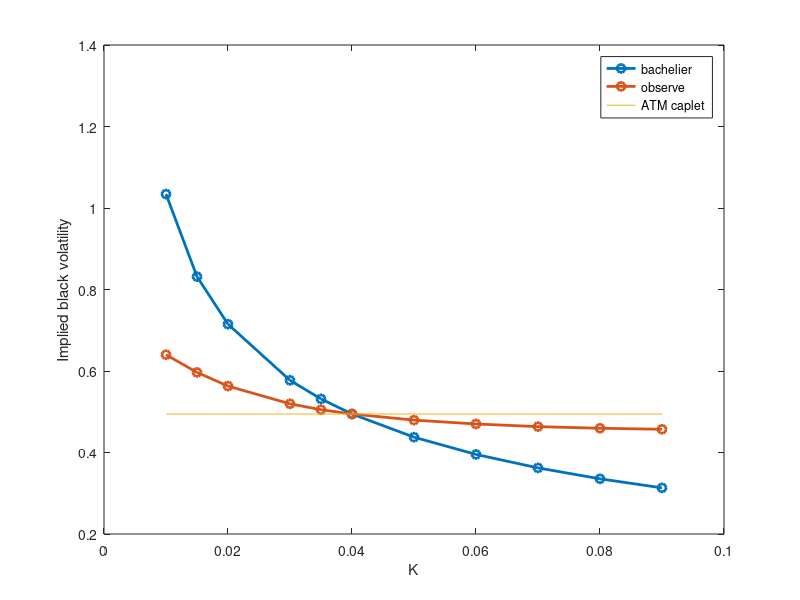

The MATLAB source for this figure: (Note: this script raises an error after producing the figure.)
%=========================================================================%
%============== Interest Rate and Credit Risk Models =====================% 
%============================== Problem Set 2 ============================% 
%======== BRODARD Lionel, MARCHAL Antoine, TISSOT-DAGUETTE Valentin ======%
%======================= OUYANG Tonglin, GIRO Tomas ======================%
%=========================================================================%

close all 
clear
warning('off')

%% Exercise 4

%=============================== Part (a) ================================%

T = 5; sigma_ATM = 0.4945; delta = 1; F_4_5 = 0.04;

P_5 = exp(- 0.03 * T);

% ATM Caplet Price 
d = @(i,K,sigma) (log(F_4_5/K) + (-1)^(1+i) * sigma^2 / 2 * (T-1))...
                                            /(sigma * sqrt(T-1));
                                
black_price = @(K,sigma) delta * P_5 * ( F_4_5 * normcdf(d(1,K,sigma))...
                                       - K     * normcdf(d(2,K,sigma)));

Cpl_ATM =  black_price(F_4_5,sigma_ATM)

% Bachelier volatility:
sigma_bach = Cpl_ATM / (P_5 * sqrt(T-1) * normpdf(0))

%=============================== Part (b) ================================%

% Caplet strikes
K = 1e-2 * [1,1.5,2,3,3.5,4,5,6,7,8,9]';

D = (F_4_5 - K) / (sigma_bach * sqrt(T-1));

% Bachelier Prices
Price_bach = delta * P_5 * sigma_bach * sqrt(T-1)...
           * (D .* normcdf(D) + normpdf(D))
       
% Black Implied Volatility
sigma_black = zeros(length(K),1);

for i = 1: length(K)
    f = @(sigma) black_price(K(i),sigma) - Price_bach(i);
    sigma_black(i) = fzero(f,sigma_bach);
    
end
sigma_black
%Implied Black volatility from the original table
IV=1e-2*[64.00,59.65,56.30,51.95,50.50,49.45,47.95,47.00,46.35,45.95,45.70]'
% Plots
plot(K,sigma_black,'o-','linewidth',2)
xlabel('K'); ylabel('Implied black volatility')
hold on
plot(K,IV,'o-','linewidth',2)
hold on
plot([0.01,0.09],[0.4945,0.4945],'-')
legend('bachelier','observe','ATM caplet')

%========================== Part(d) ======================================%

sigma = 0.4945; beta=0.75; delta=1; tau=4; P= exp(- 0.03 * 5);F = 0.04;
K = 1e-2 * [1,1.5,2,3,3.5,4,5,6,7,8,9]';
CplDD=zeros(length(K),1);
for i=1:length(K)
    CplDD(i)=BlackCaplet(delta,P,F/beta,K(i)+F*(1/beta-1),tau,beta*sigma);
end
    

IVBlack=zeros(length(K),1);
for i=1:length(K)
    f=@(sigma) BlackCaplet(delta,P,F,K(i),tau,sigma)-CplDD(i);
    IVBlack(i)=fzero(f,0.49);
end

plot(K,IVBlack,'o-','linewidth',2)
legend('bachelier','observe','ATM caplet','Displaced Diffusion')    



function CplBlack=BlackCaplet(delta,P,F,K,tau,sigma)
d1=(log(F/K)+0.5*sigma^2*tau)/(sigma*sqrt(tau));
d2=(log(F/K)-0.5*sigma^2*tau)/(sigma*sqrt(tau));
CplBlack=delta*P*(F*normcdf(d1)-K*normcdf(d2));
end